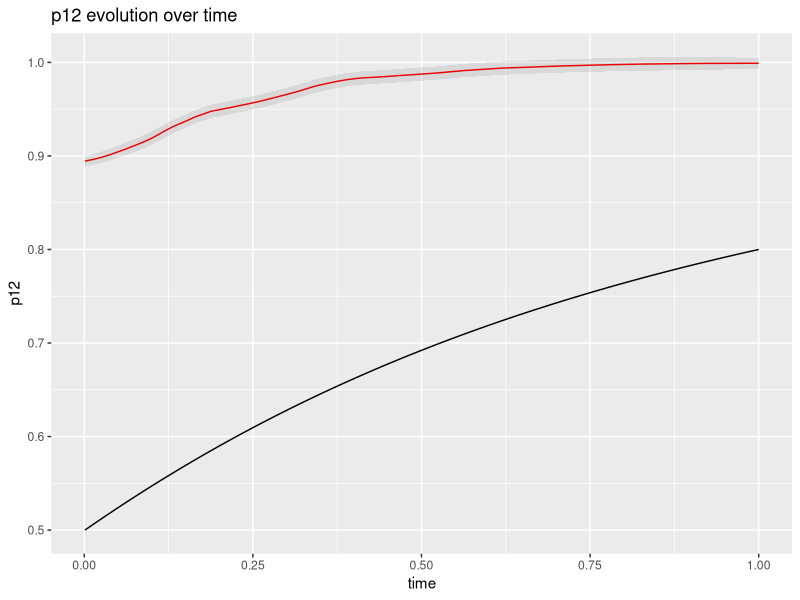
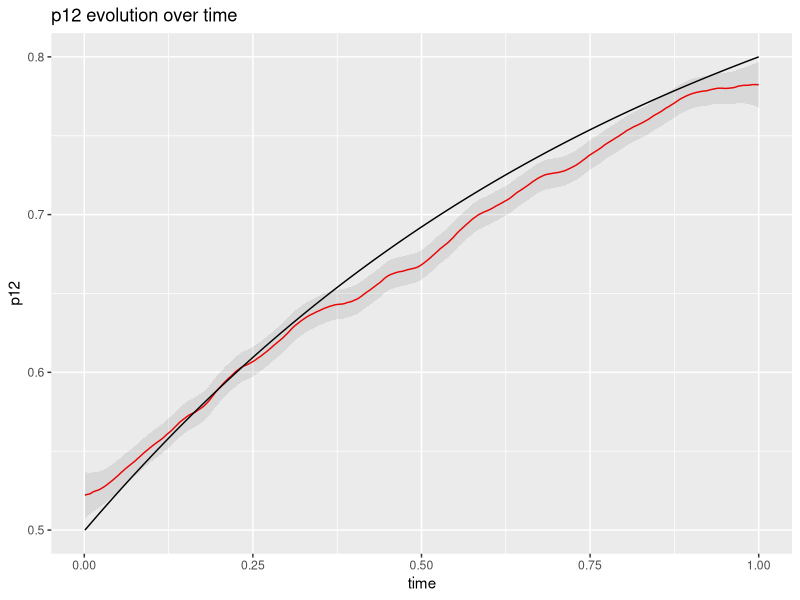
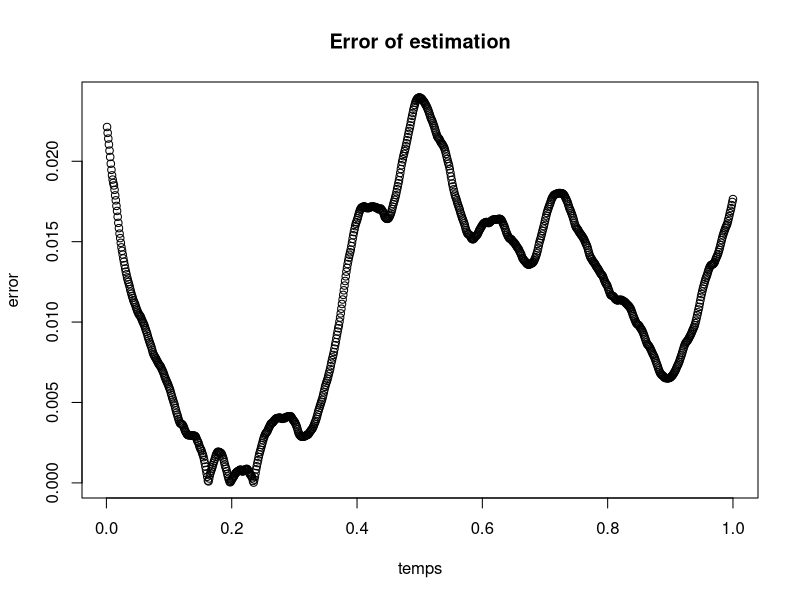
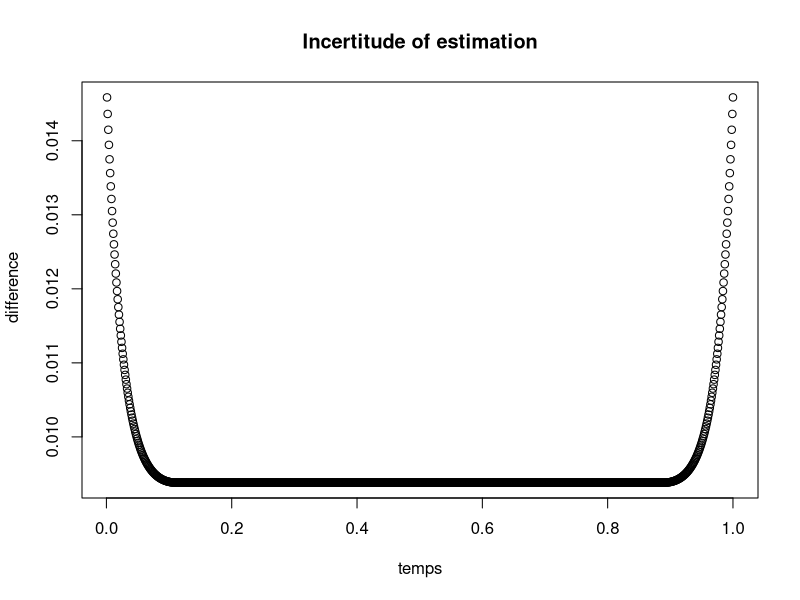

These charts were generated, in order, by the following R code: (Note: this script raises an error after producing the figures.)
###################### Exemples ###############################
library(evd)
# RNG
#set.seed(1)
set.seed(Sys.time())

# Easy visualisation distributions
size <- 20
tt <- seq.int(size)
mu = seq(0, 5, length.out = size) 
X_gev = rgev(size, loc = 0, scale = 1, shape = 0)
Z_gev = rgev(size, loc = 2, scale = 1, shape = 0)
Z_gev_trend = rgev(size, loc = mu, scale = 1, shape = 0)

X_norm = rnorm(size,sd=2)
Z_norm = rnorm(size,0.4,2)

############# Example 1
# Gumbel - (set.seed(292))

# Simulations
size <-  250*4
rp <- 50
tt <- seq.int(size)/size
mu = 2 + seq(0, 5, length.out = size) 
X = rgev(size * 5, loc = 0, scale = 1, shape = 0)
Z = rgev(size, loc = mu, scale = 1, shape = 0)
theta_theo <- 1 / exp(mu)
p12_theo <- 1 / (1 + theta_theo)

############ Example 2
# Frechet - 
set.seed(304)
# Simulations
size <-  250 * 4
rp <- 50
tt <- seq.int(size)/size
sigma <- seq(1, 2, length.out = size)
xi = 0.5
x = rgev(size * 1/4, loc = 1, scale = xi, shape = xi)
z = rgev(size, loc = sigma, scale = xi * sigma, shape = xi)
theta_theo <- sigma^(-1 / xi)
p12_theo <- 1 / (1 + theta_theo)
G_theo <- function(z) pgev(z, loc = 1, scale = xi, shape = xi)
far_theo_rp <- (1 - theta_theo) * (1 - 1/rp)

#########################  Kernels exemples ##########################################
# Epanechnikov density distribution
dEpan <- function(x){
  k <- (3/4)* (1-x^2)
  k[-1>x] <- 0
  k[x>1] <- 0
  return (k)
} 
# Normal distribution
Kern_gauss <- function(x)exp(-x^2/2)

###################### p12 Non parametric computation ################
p12_NonPar <- function(X,Z,tt,t_eval,h,kern= dEpan){
  # G_Z computation
  G_emp <- ecdf(X)
  G_Z <- G_emp(Z)
  # W computation
  Kij <- outer(t_eval,tt,function(zz,z) kern((zz - z) / h))
  W <- Kij / rowSums(Kij)
  # p12_hat computation
  p12_hat <- W %*% G_Z
}

################################### Computation of IC ################################
dEpan_2<- function(x){
  k <- ((3/4)* (1-x^2))^2
  k[-1>x] <- 0
  k[x>1] <- 0
  return (k)
}

kern_dens <- function(tt,t_eval,h,kern=dEpan) {
  fh <- numeric(length(t_eval))
  for (i in seq_along(tt))
    for (j in seq_along(t_eval))
      fh[i] <- fh[i] + kern((t_eval[i] - tt[j])/h) 
    fh <- fh / ( h * length(tt))
    return(fh)
}

IC <- function(X,Z,tt,t_eval,h,kern=dEpan) {
  # computation of G_Z
  G_emp <- ecdf(X)
  G_Z <- G_emp(Z)
  # integral of squared kernel
  K22<-integrate(dEpan_2,-1,1)$value
  # density distribution of t 
  f_t<-kern_dens(tt,tt,h)
  # variance of t 
  sigma_t <- var(tt)
  # Var(A):
  VarA <- (sigma_t * K22 * f_t )^0.5
  # Var(B):
  Khj <- outer(t_eval, tt, function(zz,z) dEpan((zz - z) / h))
  Khi <- outer(t_eval, tt, function(zz,z) dEpan((zz - z) / h))
  E <- mean(outer(G_Z,G_Z, pmin) - outer(G_Z,G_Z,"*"))
  VarB_num <- as.numeric(rowSums(Khj) %*% rowSums(Khi))
  VarB_denom <- length(tt)*(rowSums(Khj))^2
  VarB <- VarB_num*E/VarB_denom
  # sigma = Var(A)+ Var(B)
  sigma_m <- VarA + VarB
  #Computation of p12_hat
  p12_hat<-p12_NonPar(X,Z,tt,t_eval,h,kern)
  # Computation of CI
  s <- (sigma_m)^1/2
  error <- qnorm(0.975)*s/sqrt(length(tt))
  left <- p12_hat-error
  right <- p12_hat+error
  return(list(low=left,high=right))
}

##### Computation and plot of p12_hat and CI for 1 couple (X,Z)
library(ggplot2)
p12_hat<-p12_NonPar(X,Z,tt,tt,0.11)
ic<-IC(X,Z,tt,tt,0.11) 
df <-data.frame(x=tt,y=p12_hat,z1=ic$low, z2=ic$high,theo=p12_theo)
p12plot<-ggplot(df,aes(x=tt,y=p12_hat)) + geom_line(colour="red") 
p12plot<- p12plot + geom_line(aes(y=p12_theo), colour="black")
p12plot <- p12plot + geom_ribbon(aes(ymin=ic$low, ymax=ic$high), linetype=2, alpha=0.1) 
p12plot <- p12plot + ggtitle("p12 evolution over time") + ylab("p12") + xlab("time")
p12plot

################################# Quality of convergence #################################

# Computation of multiple samples (X,Z)
N <- 3 
depx <- NULL; for (i in 1:N){depx <- cbind(depx,rgev(size * 1/4, loc = 1, scale = xi, shape = xi))}
depz <- NULL; for (i in 1:N){depz <- cbind(depz,z = rgev(size, loc = sigma, scale = xi * sigma, shape = xi))}

# Computation of p12_hat_sample for each (Xi,Zi)
p12_hat_samples <- matrix(0,size,N); ic_samples_high <- matrix(0,size,N); ic_samples_low <- matrix(0,size,N)
for (i in 1:N){
  p12_hat_samples[,i] <- p12_hat_samples[,i] + p12_NonPar(depx[,i],depz[,i],tt,tt,0.11)
  ic_samples_high[,i] <- ic_samples_high[,i] + as.vector(IC(depx[,i],depz[,i],tt,tt,0.11)$high)
  ic_samples_low[,i] <- ic_samples_low[,i] + as.vector(IC(depx[,i],depz[,i],tt,tt,0.11)$low)
}

# Computation on average for big N
p12_hat_moyen <- rowMeans(p12_hat_samples); ic_samples_high <- rowMeans(ic_samples_high); ic_samples_low <-rowMeans(ic_samples_low)

# Plot
df <-data.frame(x=tt,y=p12_hat_moyen,z1=ic_samples_low , z2=ic_samples_high ,theo=p12_theo)
p12plot<-ggplot(df,aes(x=tt,y=p12_hat_moyen)) + geom_line(colour="red") 
p12plot<- p12plot + geom_line(aes(y=p12_theo), colour="black")
p12plot <- p12plot + geom_ribbon(aes(ymin=ic_samples_low, ymax=ic_samples_high), linetype=2, alpha=0.1) 
p12plot <- p12plot + ggtitle("p12 evolution over time") + ylab("p12") + xlab("time")
p12plot

# Error between p12_theo and p12_hat
p12_error <- abs(p12_theo - p12_hat_moyen)
plot(tt, p12_error, main="Error of estimation", ylab="error", xlab="temps")

# Incertitude of estimation
ic_error <- abs(ic_samples_high - p12_hat_moyen) # I DONT UNDERSTAND WHY
plot(tt, ic_error, main="Incertitude of estimation", ylab=" difference", xlab="temps")

################## Distributions with randon loction parameter ###############################
# distributions
ui<-rnorm(2);bi<-rnorm(2,mean=1,sd=0.1)
X1<-rgev(size, loc=ui[1], scale=1, shape=0); X2<-rgev(size, loc=ui[2], scale=1, shape=0)
Z1<-rgev(size, loc = ui[1]+bi[1]*tt, scale = 1, shape = 0); Z2<-rgev(size, loc = ui[2]+bi[2]*t, scale = 1, shape = 0)
# p12 computaion
p12_1<-p12_NonPar(X1,Z1,tt,tt,0.2); p12_2<-p12_NonPar(X2,Z2,tt,tt,0.2);ic_1<-IC(X1,Z1,tt,tt,0.2) ;ic_2<-IC(X2,Z2,tt,tt,0.2) 
#plot
df_Ex <-data.frame(temp=tt,x=p12_1,y=p12_2,z1=ic_1$low,z2=ic_1$high,z3=ic_2$low,z4=ic_2$high)
p12plot<-ggplot(df_Ex,aes(x=tt,y=p12_1))+ geom_line(colour="red")+geom_ribbon(aes(ymin=ic_1$low, ymax=ic_1$high), linetype=2, alpha=0.1)+
  geom_line(aes(y=p12_2), colour="black")+geom_ribbon(aes(ymin=ic_2$low, ymax=ic_2$high), linetype=2, alpha=0.1)
p12plot

############################### Bandwith selection #################################

#####  Some plots of p12_hat and G(Z) computation with different bandwiths

h1=0.01; h2=0.1; h3=1

# Gumbel
p12_g1<-p12_NonPar(X,Z,tt,tt,h1); p12_g2<-p12_NonPar(X,Z,tt,tt,h2); p12_g3<-p12_NonPar(X,Z,tt,tt,h3)
G_emp_X <- ecdf(X); G_Z <- G_emp(Z)
df_g<-data.frame(x=tt, y1=p12_g1, y2=p12_g2, y3=p12_g3, theo=p12_theo, g=G_Z)
hchoix_g<-ggplot(df_g,aes(x=tt,y=G_Z)) + geom_point(colour="#999999",size=0.5, shape=23)+
  geom_line(aes(y=p12_theo), colour="black")+
  geom_line(aes(x=tt,y=p12_g1,colour="red"))+geom_line(aes(x=tt,y=p12_g2,colour="blue"))+
  geom_line(aes(x=tt,y=p12_g3,colour="green"))
hchoix_g

# Frechet
p12_f1<-p12_NonPar(x,z,tt,tt,h1); p12_f2<-p12_NonPar(x,z,tt,tt,h2); p12_f3<-p12_NonPar(x,z,tt,tt,h3)
G_emp_x<-ecdf(x); G_z<-G_emp(z)
df_f<-data.frame(x=tt,y1=p12_f1,y2=p12_f2,y3=p12_f3,theo=p12_theo,g=G_z)
hchoix_f<-ggplot(df_h_2,aes(x=tt,y=G_z)) + geom_point(colour="#999999",size=0.5, shape=23)+
  geom_line(aes(y=p12_theo), colour="black")+
  geom_line(aes(x=tt,y=p12_f1,colour="red"))+geom_line(aes(x=t,y=p12_f2,colour="blue"))+
  geom_line(aes(x=tt,y=p12_f3,colour="green"))
hchoix_f

##### Optimal bandwith computation

# Computation of vector of errors

h_seq<-seq(from=0.01, to=1,by=0.02)

size <-  250 * 4
tt <- seq.int(size)/size
t_eval <- seq.int(size)/size

CV_error <- function(X,Z,tt,t_eval,h_seq,kern= dEpan){
  n <- length(tt)
  G_emp <- ecdf(X)
  G_Z <- G_emp(Z)
  CV_err_h = rep(NA,length(h_seq))
  for(j in 1:length(h_seq)){
    h_using = h_seq[j]
    CV_err=rep(NA,n)
    for(i in 1:n){
      tt_test <- tt[i]; Z_test<-Z[i]; GZ_test <-G_Z[i] # validation set
      tt_tr <- tt[-i]; Z_tr<-Z[-i] # training set
      GZ_predict <-p12_NonPar(X,Z_tr,tt_tr,t_eval,h_using) 
      CV_err[i]<-(GZ_test - GZ_predict[i])^2
    }
    CV_err_h[j]<-(mean(CV_err))^0.5
  }
  return(CV_err_h) #vector of errors
}
error_vector<-CV_error(X,Z,tt,t_eval,h_seq,kern= dEpan)

# Error plot 
plot(x=h_seq, y=error_vector, type="b", lwd=3, col="blue",
     xlab="Smoothing bandwidth", ylab="LOOCV prediction error")

h_opt <- h_seq[which(CV_err_h == min(CV_err_h))]; h_opt # optimal bandwith = 0.11
opt_err <-min(CV_err_h); opt_err # optimal erreur = 0.03589835



############################# Add "real" variable Y #################################

size <-  250*4
tt <- seq.int(size)/size
# numer of models 
m <- 2
# paraters of the models
ui<-rnorm(m) 
bi<-rnorm(m,sd=0.1)

# fonction that creates "real" factual run
Z_real_comp <- function(size=size,tt=tt,scale=1,shape=0) {
  ui=0; bi=1 # parameters of 
  Z_real<-rep(0,size)
  for (i in 1:size/4){
    Z_real[i]<-Z_real[i]+rgev(1,loc=ui, scale=1, shape=0)
  }
  for (i in 251 : size){
    Z_real[i]<-Z_real[i]+rgev(1,loc=ui+(bi*tt[i]-250)/1000, scale=1, shape=0)
  }
  return(Z_real)
}

# Z_real[i]<-Z_real[i]+rgev(1,loc=ui+(((bi*tt[i]) - 250)/1000), scale=1, shape=0)

# "real" factual(Z) and couterfactual(X) run
Z_real<-Z_real_comp(size,tt,scale=1,shape=0)
X_real<-rgev(size, loc=0, scale=1, shape=0) # ui=0 , bi=1
# run from model 1
X1<-rgev(size*5, loc=ui[1], scale=1, shape=0)
Z1<-rgev(size, loc = ui[1]+bi[1]*t, scale = 1, shape = 0)
# run from model 2
X2<-rgev(size*5, loc=ui[2], scale=1, shape=0)
Z2<-rgev(size, loc = ui[2]+bi[2]*t, scale = 1, shape = 0)

# "real" p12 , p12_hat and CI of each model 
p12_real<-p12_NonPar(X_real,Z_real,tt,tt,0.11); p12_1<-p12_NonPar(X1,Z1,tt,tt,0.11); p12_2<-p12_NonPar(X2,Z2,tt,tt,0.11)
ic_1<-IC(X1,Z1,tt,tt,0.11) ;ic_2<-IC(X2,Z2,tt,tt,0.11) 
# plot
df_Ex <-data.frame(temp=tt, x=p12_real, y1=p12_1, y2=p12_2,z1=ic_1$low,z2=ic_1$high,z3=ic_2$low,z4=ic_2$high)
p12plot<-ggplot(df_Ex,aes(x=tt,y=p12_1))+ geom_line(colour="red")+geom_ribbon(aes(ymin=ic_1$low, ymax=ic_1$high), linetype=2, alpha=0.1)+
  geom_line(aes(y=p12_2), colour="black")+geom_ribbon(aes(ymin=ic_2$low, ymax=ic_2$high), linetype=2, alpha=0.1) +  geom_line(y=p12_real, colour="blue")
p12plot


dev.off()
